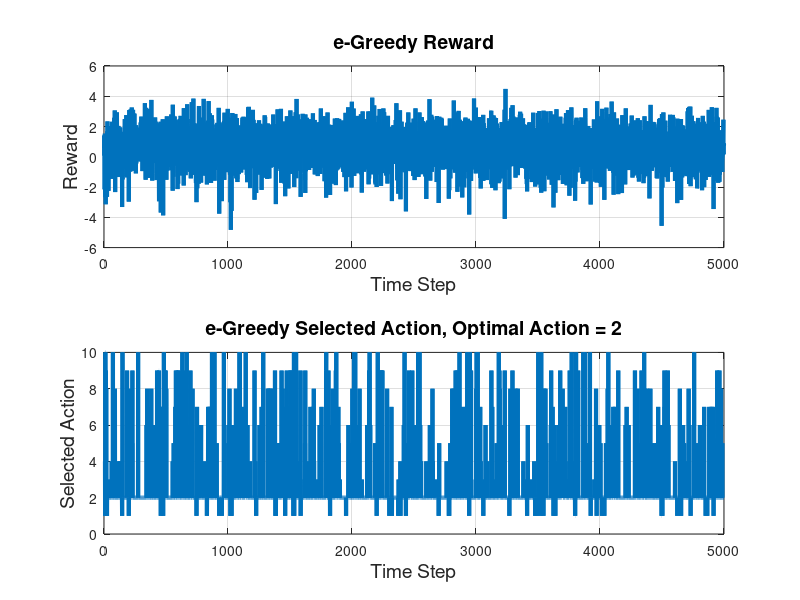

Write the MATLAB code that produced this figure.
clc
clear
close all
%%

k = 10;
qs = randn (1, k);
[~, OptimalAction] = max (qs);

N = 5000; %% time steps
SelectedAction = zeros(N, 1);
Reward = zeros(N, 1);


epsilon = 0.1; %% 1 - 0.1 + 0.1 / 10 = 0.91
Q = zeros(1, k);
Counter = zeros(1, k);

for t = 1:N

    if t > 1e5
        epsilon = 0;
    end

     maxQ = max(Q);
     A = find(Q == maxQ);
     A = A (randi (numel(A), 1));

     %% Exploration
     if rand < epsilon
         A = randi(k, 1);
     end

     SelectedAction(t, 1) = A;
     Counter(A) = Counter(A) + 1;
     Reward(t) = qs(A) + randn(1);

     Q(A) = Q(A) + 1 / Counter(A) * (Reward(t) - Q(A));
end

OAP = mean (SelectedAction == OptimalAction);
disp(['Optimal Action Percent = ' num2str(OAP * 100) '%']);

fig = figure(1);
subplot(211);
plot(Reward, 'LineWidth', 3);
grid on
xlabel('Time Step', 'FontSize', 14);
ylabel('Reward', 'FontSize', 14);
title('e-Greedy Reward', 'FontSize', 14);

fig = figure(1);
subplot(212);
plot(SelectedAction, 'LineWidth', 3);
grid on
xlabel('Time Step', 'FontSize', 14);
ylabel('Selected Action', 'FontSize', 14);
title(['e-Greedy Selected Action, Optimal Action = ' num2str(OptimalAction)], 'FontSize', 14);
